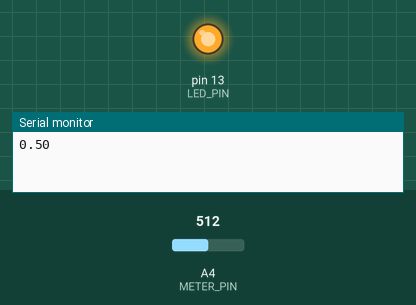
A sketch run on a simulated Arduino Uno, built with avr-gcc and run on an emulated ATmega328P. Shown: output pins drawn as LEDs (lit = HIGH), the last lines printed to the serial monitor. Inputs (shaded band) come from the test bench; at power-on: A4 (METER_PIN) = 512.

Above: at 1.0 s.
At 3.0 s:
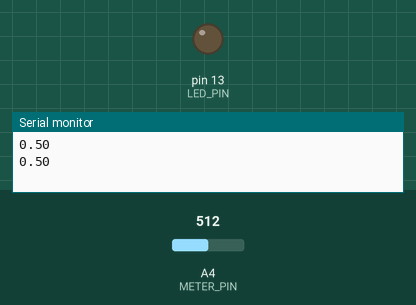
Timing chart, 0 to 5.2 s (numbered marks = the images above):
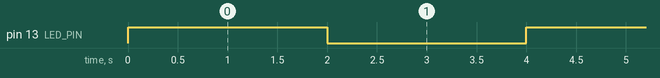

Measured:
- by itself, pin 13 (LED_PIN): alternates HIGH for 2.0 s and LOW for 2.0 s

The sketch:

timer_interrupt.ino
```cpp
/* This code is made by Anneshu Nag, Student ID- 2201994760*/
/*    LED blinks every 2 seconds using Timer Interrupt     */

const byte LED_PIN = 13;
const byte METER_PIN = A4;

void setup() {
  pinMode(LED_PIN, OUTPUT);
  pinMode(METER_PIN, INPUT);
  Serial.begin(9600);
  startTimer(0.5);
}

void loop() {
 // Read the analog value from the potentiometer
 int potValue = analogRead(METER_PIN);
 double timerFrequency = map(potValue, 0, 1023, 1, 10) / 10.0;
 Serial.println(timerFrequency);
 startTimer(timerFrequency);
 delay((1/timerFrequency) * 1000);
}
//  Setting up the Timer Interrupt
void startTimer(double timerFrequency) {
  noInterrupts();

  // Calculate the timer period based on the timer frequency double
  double prescaler = 1024.0;
  double clockSpeed = 16000000.0;
  uint16_t timerPeriod = (uint16_t)((clockSpeed / (prescaler * timerFrequency))- 1);

  TCCR1A = 0;
  TCCR1B = 0;
  TCNT1 = 0;
  OCR1A = 31249;              // Setting compare match value (16MHz/1024/0.5Hz)
  TCCR1B |= (1 << WGM12);     // Turn on CTC mode
  TCCR1B |= (1 << CS12) | (1 << CS10); //Setting CS12 bit for 1024 prescaler
  TIMSK1 |= (1 << OCIE1A);  //Enable timer compare interrupt
  interrupts();
}

ISR(TIMER1_COMPA_vect) {
  digitalWrite(LED_PIN, digitalRead(LED_PIN) ^ 1);
}
```
